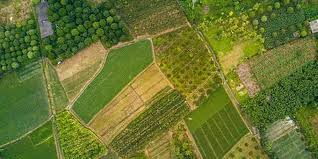
#> input picture Images/agriculture.jpeg, 318 x 159 px, found by its file name
$ python task-03.py
#> lines starting #> are read from the running program, lines starting #| are printed output that depends on the picture
import cv2
import numpy as np
import matplotlib.pyplot as plt

# Load the distorted drone image
distorted_image = cv2.imread("C:\\Users\\sraja\\OneDrive\\Documents\\Srajan\\Machine_Vision\\Images\\agriculture.jpeg")
#> distorted_image is the input picture: shape (159, 318, 3); mean B, G, R 48.3, 116.4, 104.6
plt.imshow(cv2.cvtColor(distorted_image, cv2.COLOR_BGR2RGB))
plt.title('Distorted Drone Image')
plt.show()

# Coordinates of control points in the distorted drone image
distorted_points = np.array([[150, 200], [600, 200], [150, 500], [600, 500]])

# Corresponding coordinates in the rectified image
rectified_points = np.array([[100, 100], [500, 100], [100, 400], [500, 400]])

# Compute the transformation matrix
transformation_matrix = cv2.getPerspectiveTransform(distorted_points.astype(np.float32), rectified_points.astype(np.float32))

# Apply the transformation to rectify the image
rectified_image = cv2.warpPerspective(distorted_image, transformation_matrix, (600, 600))
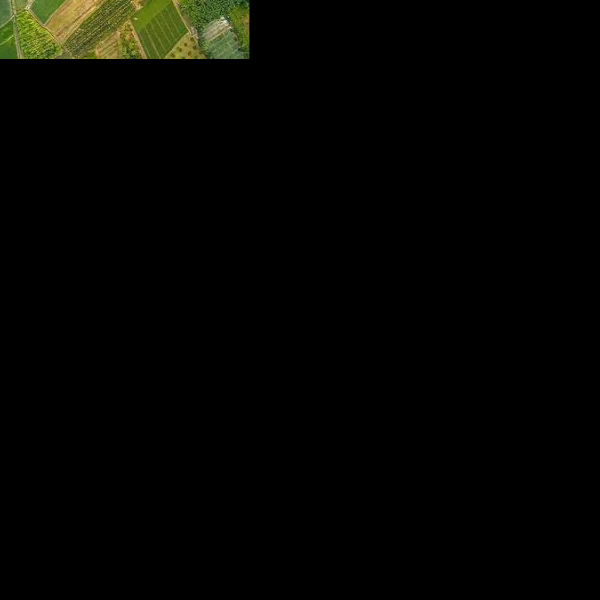
#> rectified_image: shape (600, 600, 3); mean B, G, R 1.9, 4.9, 4.5

# Apply transformation using bilinear interpolation
rectified_image_bilinear = cv2.warpPerspective(distorted_image, transformation_matrix, (600, 600), flags=cv2.INTER_LINEAR)

# Display the distorted and rectified images side by side
plt.subplot(1, 2, 1)
plt.imshow(cv2.cvtColor(distorted_image, cv2.COLOR_BGR2RGB))
plt.title('Distorted Drone Image')

plt.subplot(1, 2, 2)
plt.imshow(cv2.cvtColor(rectified_image_bilinear, cv2.COLOR_BGR2RGB))
plt.title('Rectified Image (Bilinear Interpolation)')
plt.show()
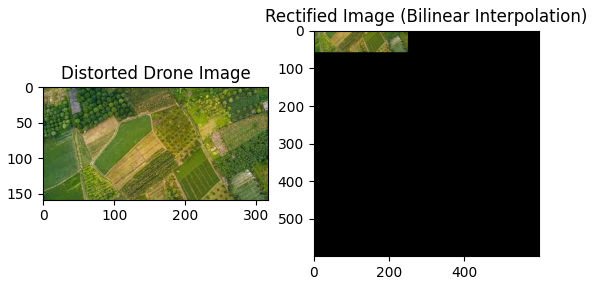
#> figure drawn by matplotlib, 2 panels
